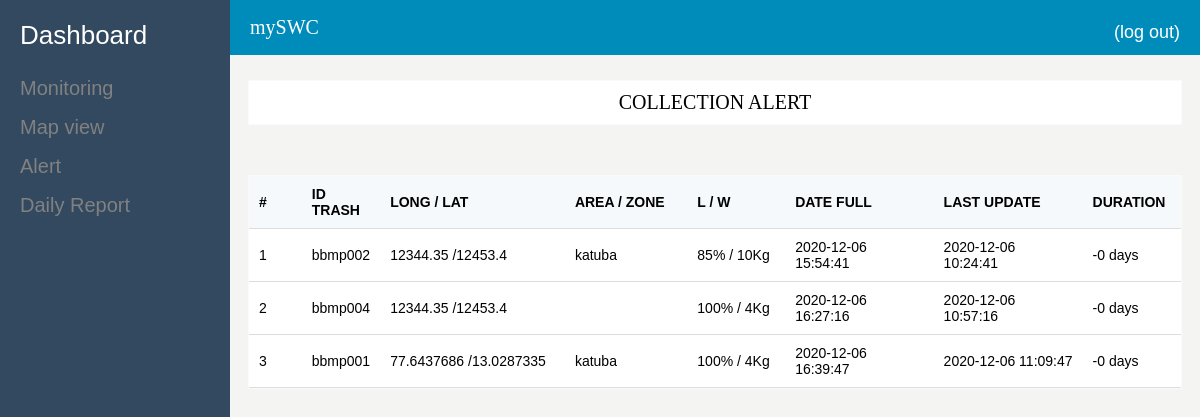
Before: /alert.php with the older database file.
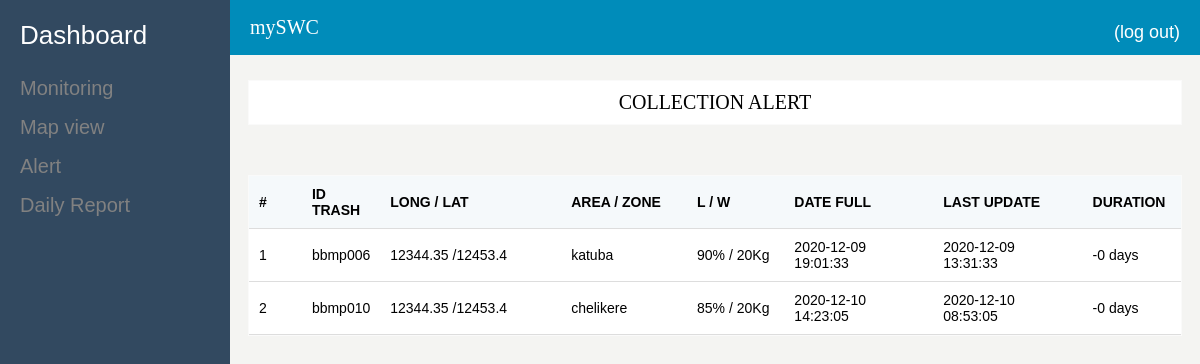
After: the same page with the newer database file.
### tables this page shows
CREATE TABLE `historic` (
  `_idHisto` int(11) NOT NULL,
  `idTrash` varchar(45) DEFAULT NULL,
  `level` varchar(45) DEFAULT NULL,
  `weight` varchar(45) DEFAULT NULL,
  `dateFull` datetime DEFAULT NULL,
  `idUser` varchar(45) DEFAULT NULL,
  `dateEmpty` varchar(45) DEFAULT NULL,
  `dateHisto` datetime DEFAULT current_timestamp(),
  `lastUpdate` timestamp NOT NULL DEFAULT current_timestamp()
);

CREATE TABLE `trash` (
  `_idTrash` int(11) NOT NULL,
  `longi` varchar(45) DEFAULT NULL,
  `lat` varchar(45) DEFAULT NULL,
  `address` varchar(45) DEFAULT NULL,
  `area` varchar(50) NOT NULL,
  `idTrash` varchar(45) DEFAULT NULL,
  `dateTrash` datetime DEFAULT current_timestamp(),
  `typeTrash` varchar(255) DEFAULT NULL
);

### modals/Fhistoric.php (called while the page is built, shortened)
<?php
class Fhistoric
{
    static function getAllHistoricDayFull()
    {
        $con=Database::getConnection();
        $req=$con->prepare('SELECT * FROM historic c,trash t WHERE c.idTrash=t.idTrash AND dateFull IS NOT NULL AND dateEmpty IS NULL ORDER BY dateFull ASC');
        $req->execute(array());
        return $req->fetchAll();
    }
}

### alert.php (the view, shortened to what this page needs)
<!DOCTYPE html>
<html lang="en">
<head>
    <link rel="stylesheet" href="assets/style/menu.css">
    <link rel="stylesheet" href="assets/style/main.css">
</head>
<body>
    <section>
        <?php include_once 'commons/menu.php';?>
        <?php include_once 'commons/header.php';?>
        <?php
            include_once 'modals/Fhistoric.php';
            $historic=Fhistoric::getAllHistoricDayFull();
        ?>
    </section>
    <section class="body-container">
        <div class="ml-24">
            <div class="panel">
                <p>COLLECTION ALERT</p>
            </div>
            <div class="panel">
                <table>
                    <thead>
                    <tr>
                        <th style="width: 40px">#</th>
                        <th>ID TRASH</th>
                        <th style="width: 190px">LONG / LAT</th>
                        <th style="width: 120px">AREA / ZONE</th>
                        <th style="width: 90px">L / W</th>
                        <th style="width: 150px">DATE FULL</th>
                        <th style="width: 150px">LAST UPDATE</th>
                        <th style="width: 80px" title="Duration of garbage in the trash">DURATION</th>
                    </tr>
                    </thead>
                    <tbody>
                    <?php foreach ($historic as $k => $data):?>
                        <tr>
                            <td><?=$k+1;?></td>
                            <td><?=$data['idTrash'];?></td>
                            <td><?=($data['longi']." /".$data['lat']);?></td>
                            <td title="<?=$data['address'];?>"><?=$data['area'];?></td>
                            <td><?=$data['level']."% / ".$data['weight']."Kg";?></td>
                            <td><?=$data['dateFull'];?></td>
                            <td><?=$data['lastUpdate'];?></td>
                            <td><?php
                                $date_2 = new DateTime($data['lastUpdate']);
                                $date_3 = new dateTime($data['dateFull']);
                                $int = ($date_3->diff($date_2));
                                echo($int->format('%R%a days'));
                                ?>
                            </td>
                        </tr>
                    <?php endforeach;?>
                </table>
            </div>
        </div>
    </section>
</body>
</html>

Changed rows visible on the page:
no longer on this page (row edited): historic: trash.idTrash "bbmp002", trash.longi "12344.35", trash.lat "12453.4", trash.area "katuba", level "85", weight "10", dateFull "2020-12-06 15:54:41", lastUpdate "2020-12-06 10:24:41", $int->format('%R%a days') "-0 days"
no longer on this page (row edited): historic: trash.idTrash "bbmp004", trash.longi "12344.35", trash.lat "12453.4", level "100", weight "4", dateFull "2020-12-06 16:27:16", lastUpdate "2020-12-06 10:57:16", $int->format('%R%a days') "-0 days"
no longer on this page (row edited): historic: trash.idTrash "bbmp001", trash.longi "77.6437686", trash.lat "13.0287335", trash.area "katuba", level "100", weight "4", dateFull "2020-12-06 16:39:47", lastUpdate "2020-12-06 11:09:47", $int->format('%R%a days') "-0 days"
added historic: trash.idTrash "bbmp006", trash.longi "12344.35", trash.lat "12453.4", trash.area "katuba", level "90", weight "20", dateFull "2020-12-09 19:01:33", lastUpdate "2020-12-09 13:31:33", $int->format('%R%a days') "-0 days"
added historic: trash.idTrash "bbmp010", trash.longi "12344.35", trash.lat "12453.4", trash.area "chelikere", level "85", weight "20", dateFull "2020-12-10 14:23:05", lastUpdate "2020-12-10 08:53:05", $int->format('%R%a days') "-0 days"
